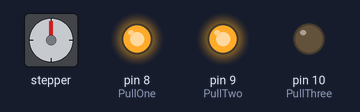
A sketch run on a simulated Arduino Uno, built with avr-gcc and run on an emulated ATmega328P. On the bench: stepper motor, output pins drawn as LEDs (lit = HIGH). Wiring (inferred from the names in the program): stepper motor driver (200 steps per turn assumed): step pin 2; direction pin 5. Pins used as bus, display or sensor lines are not drawn.

Above: at 0.48 s.
At 18.06 s:
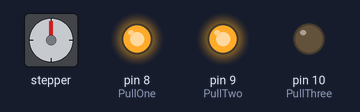
At 39.84 s:
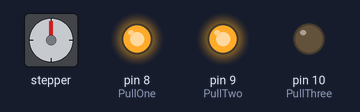
Timing chart, 0 to 40.0 s (numbered marks = the images above):
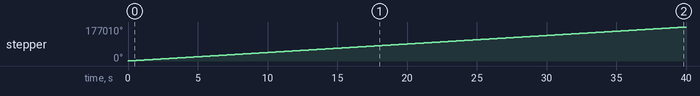

Measured:
- by itself, stepper: keeps turning clockwise at about 4427°/s

The sketch:

sketch_aug16a.ino
```cpp
#define stepPin 2
#define dirPin 5
#define PullOne 8
#define PullTwo 9
#define PullThree 10

void setup() {
  // Sets the two pins as Outputs
  pinMode(stepPin,OUTPUT);
  pinMode(dirPin,OUTPUT);
  pinMode(PullOne,OUTPUT);
  pinMode(PullTwo,OUTPUT);
  pinMode(PullThree,OUTPUT);
  digitalWrite(PullOne,HIGH);
  digitalWrite(PullTwo,HIGH);
  digitalWrite(PullThree,LOW);
}
void loop() {
  digitalWrite(dirPin,HIGH); // Enables the motor to move in a particular direction
  // Makes 200 pulses for making one full cycle rotation
  for(int x = 0; x < 800; x++) {
    digitalWrite(stepPin,HIGH);
    delayMicroseconds(200);    // by changing this time delay between the steps we can change the rotation speed
    digitalWrite(stepPin,LOW);
    delayMicroseconds(200);
  }
}
```
